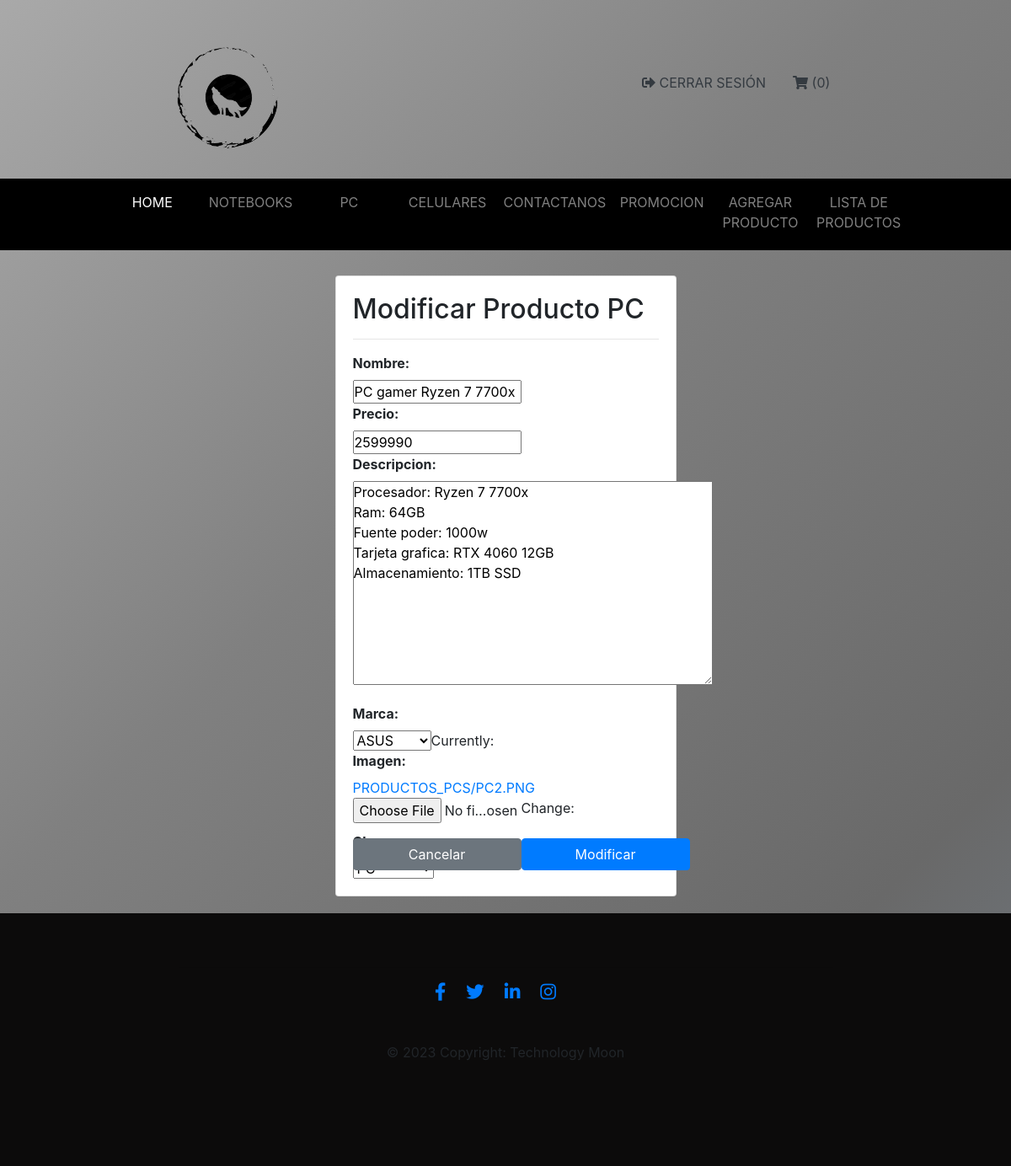
Screenshot of /modificar/pc/2/ (signed in) with the database file from the repository.
### myapp/models.py (models this page shows, shortened)
class producto_pc(models.Model):
    CLASE_CHOICES = (
        ('notebook', 'Notebook'),
        ('pc', 'PC'),
        ('celular', 'Celular'),
    )
    nombre = models.CharField(max_length=50)
    precio = models.IntegerField()
    descripcion = models.TextField()
    marca = models.ForeignKey(Marca, on_delete=models.PROTECT)
    imagen = models.ImageField(upload_to="productos_pcs", null=True)
    clase = models.CharField(max_length=20, choices=CLASE_CHOICES, default='pc')

class Marca(models.Model):
    nombre = models.CharField(max_length=50)
    def __str__(self):
        return self.nombre

### myapp/views.py (the view)
# urls.py: path('modificar/pc/<int:id>/', views.modificar_pc, name='modificar_pc'),
@login_required
@permission_required('myapp.change_productos_pcs')
def modificar_pc(request, id):
    producto = get_object_or_404(producto_pc, id=id)
    if request.method == 'POST':
        form = ProductoForm(request.POST, instance=producto)
        if form.is_valid():
            form.save()
            return redirect('listar')
    else:
        form = ProductoForm(instance=producto)
    return render(request, 'producto/modificar_pc.html', {'form': form, 'producto': producto})

### myapp/forms.py
class ProductoForm(forms.ModelForm):
    class Meta:
        model = producto_pc
        fields = '__all__'

### myapp/templates/producto/modificar_pc.html (shortened to what this page needs)
{% extends 'base.html' %}
{% block contenido %}
    <div class="row">
        <div class="col-12 col-md-6 offset-md-3">
            <div class="card">
                <div class="card-body">
                    <h2>Modificar Producto PC</h2>
                    <hr>
                    <form action="" method="post" enctype="multipart/form-data">
                        {{ form.as_p }}
                        <div class="d-flex justify-content-end mt-4">
                            <div class="d-grid gap-2 d-md-block">
                                <input type="reset" value="Cancelar" class="btn btn-secondary">
                            </div>
                            <div class="d-grid gap-2 d-md-block">
                                <input type="submit" value="Modificar" class="btn btn-primary">
                            </div>
                        </div>
                    </form>
                </div>
            </div>
        </div>
    </div>
{% endblock contenido %}

### myapp/templates/static/css/estilos.css (style rules this page uses)
* { margin: 0; padding: 0; font-family: 0; }
body { background-image: linear-gradient(135deg, #A9A9A9, #808080, #696969, #778899, #708090, #2F4F4F, #695175, #876c96); background-size: 500%; animation: animacioncolor 50s infinite ; }
body { font: 15px Arial, Helvetica, sans-serif ; padding: 0; margin: 0; background-color: #2f3849; }
header li,a,button { text-decoration: none; color: #fff; text-transform: uppercase; font-size: 16px; font: Arial; }
input { float: left; width: 200px; margin-bottom: 10px; margin-left: 5px; }
label { width: 400px; clear: both; float: left; margin-bottom: 10px; font-weight: bold; text-align: left; }
select { float: left; }

### myapp/templates/static/css/main.css (style rules this page uses)
html { font-size: 16px; }

### myapp/templates/static/css/flexboxgrid.css (style rules this page uses)
.row { box-sizing: border-box; display: -ms-flexbox; display: -webkit-box; display: flex; -ms-flex: 0 1 auto; -webkit-box-flex: 0; flex: 0 1 auto; -ms-flex-direction: row; -webkit-box-orient: horizontal; -webkit-box-direction: normal; flex-direction: row; -ms-flex-wrap: wrap; flex-wrap: wrap; margin-right: -1rem; margin-left: -1rem; }
@media only screen and (min-width: 62em) { .col-md, .col-md-1, .col-md-2, .col-md-3, .col-md-4, .col-md-5, .col-md-6, .col-md-7, .col-md-8, .col-md-9, .col-md-10, .col-md-11, .col-md-12 { box-sizing: border-box; -ms-flex: 0 0 auto; -webkit-box-flex: 0; flex: 0 0 auto; padding-right: 1rem; padding-left: 1rem; } }
@media only screen and (min-width: 62em) { .col-md-6 { -ms-flex-preferred-size: 50%; flex-basis: 50%; max-width: 50%; } }

### rows the page displays
producto_pc: nombre "PC gamer Ryzen 7 7700x", precio "2599990", descripcion "Procesador: Ryzen 7 7700x Ram: 64GB Fuente poder: 1000w Tarjeta grafica: RTX 4060 12GB Almacenamiento: 1TB SSD", marca "ASUS"
